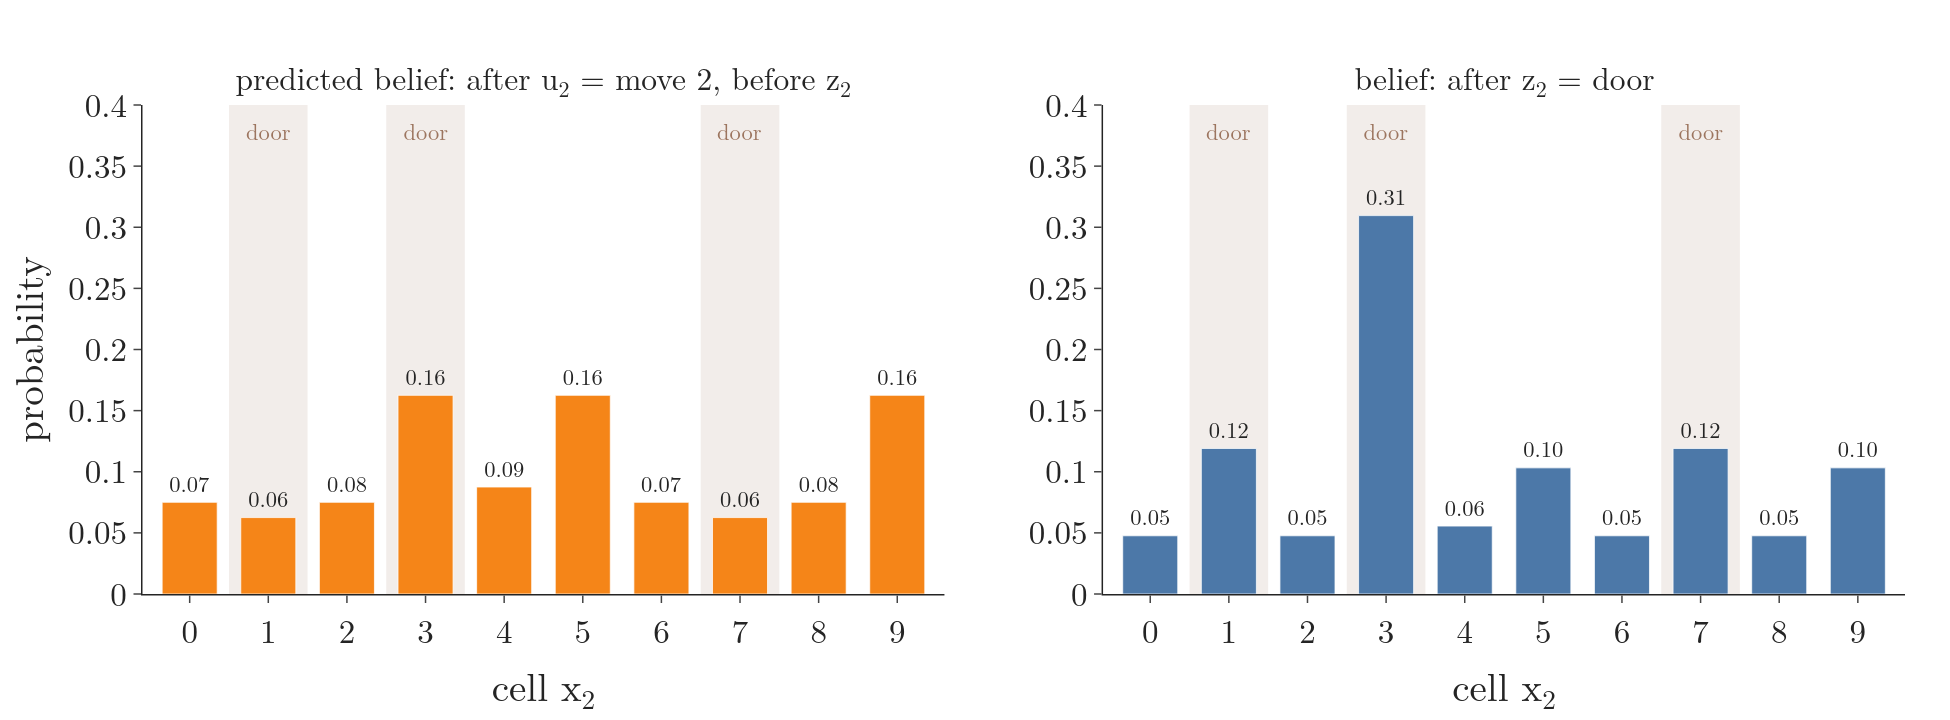

The script that drew this image:
"""Predicted belief and belief at t = 2: after the move (left, orange) and after the reading 'door' (right, blue).
Run: python belbar.py -> belbar.png"""
from pathlib import Path

from plotly.subplots import make_subplots

from gifkit import BLUE, ORANGE
from hallplot import bars, door_labels, layout, story

here = Path(__file__).parent
b0, b1, bb2, b2 = story()
fig = make_subplots(rows=1, cols=2, horizontal_spacing=0.09,
                    subplot_titles=["predicted belief: after u<sub>2</sub> = move 2, before z<sub>2</sub>",
                                    "belief: after z<sub>2</sub> = door"])
bars(fig, bb2, ORANGE, row=1, col=1, ymax=0.4)
bars(fig, b2, BLUE, row=1, col=2, ymax=0.4)
for c in (1, 2):
    door_labels(fig, 0.38, row=1, col=c)
    fig.update_xaxes(title="cell x<sub>2</sub>", row=1, col=c)
fig.update_yaxes(title="probability", row=1, col=1)
layout(fig, 1300, 480, top=70)
fig.write_image(here / "belbar.png", scale=1.5)
